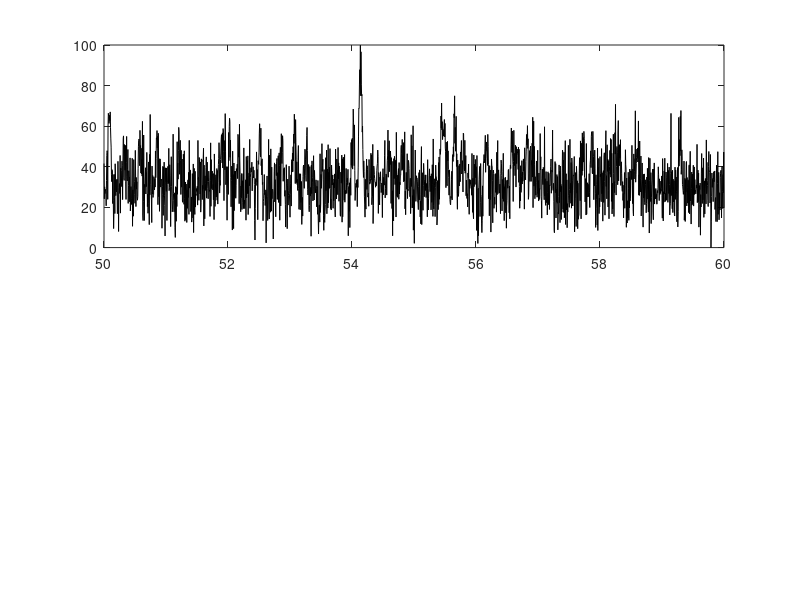

MATLAB code for this plot: (Note: this script raises an error after producing the figure.)
%%
clc;
clear;

%% Loading .mat file and preparing it 
load('Stimulus.mat');

stim=Stimuli.Stimulus;
Fs=Stimuli.Fs;
Spike_Times=Stimuli.Spike_Times;
resp=zeros(1,length(stim));

for i = 1:length(Spike_Times)
    temp=round(Spike_Times(i)*Fs);
    resp(temp)=1;
    
end 

%% 1.1 
% Plotting 10 Second of Stimulus and its response(Spike)
time=50:1/Fs:60;
figure 
ax = subplot(2,1,1);
plot(time,stim(50*Fs:60*Fs), 'Color', 'k')
ax.XLim             = [50 60]; 
grid on
ax.XLabel.String  	= 'Time [s]';
ax.YLabel.String  	= 'Sound Level(dB)';
ax = subplot(2,1,2); 
plot(time,resp(50*Fs:60*Fs), 'Color', 'r')
ax.XLim             = [50 60]; 
grid on
ax.XLabel.String  	= 'Time [s]';
ax.YLabel.String  	= 'Spike';
%% 1.2 
windowSize = 0.2*Fs;
resp (1: windowSize )=0; % discard  in first window
nEvs = sum( resp ); % binary vector , we can simply add to find number of events
evIdx = find ( resp ); % gives indexes of spikes ( where a 1 was found )

ste=[];
% For each event
for w = 1:nEvs
    % Find the indexes of the time window preceding the event
    wIdx = evIdx(w)-windowSize : evIdx(w)-1; 
    ste(w,:)= stim(wIdx);
end


% Plotting Spike Triggered Stimulus Ensemble
figure
x=-0.2:1/Fs:0;
y=1:nEvs;
imagesc(x,y,ste)
colormap('hot');
colorbar;
xlabel('time [sec]');
ylabel('Spike Triggered Stimulus Ensemble');


se=[];
% For each event
for w = 1:(length(stim)-windowSize) 
    se(w,:)= stim(w:windowSize+w);
end


% Plotting  Stimulus Ensemble
figure
x=-0.2:1/Fs:0;
y=1:length(stim);
imagesc(x,y,se)
colormap('hot');
colorbar;
xlabel('time [sec]');
ylabel('Stimulus Ensemble');

%% 1.3
windowSize = 0.2*Fs;
resp (1: windowSize )=0; % discard  in first window
nEvs = sum( resp ); % binary vector , we can simply add to find number of events
evIdx = find ( resp ); % gives indexes of spikes ( where a 1 was found )

avg = zeros(1,windowSize);
% For each event
for w = 1:nEvs
    % Find the indexes of the time window preceding the event
    wIdx = evIdx(w)-windowSize : evIdx(w)-1; 
    % Add the stim from this window to the average
    avg = avg + stim(wIdx);
end

avg=avg./sum(resp);
figure
plot ( x(1:40),avg);
xlabel('Time [s]');
ylabel('Sound Level[dB]');
title('Linear Filter (STA)');
grid on 


